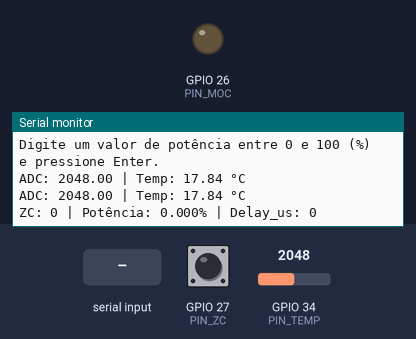
The sketch below on a simulated ESP32. On the bench: output pins drawn as LEDs (lit = HIGH), the last lines printed to the serial monitor. The test bench sets the inputs (shaded band); at power-on: GPIO 34 (PIN_TEMP) = 2048, GPIO 27 (PIN_ZC) HIGH (analog values on the 0–4095 scale).

Above: at 1.2 s.
1.3 s: GPIO 34 (PIN_TEMP) set to 60
At 1.9 s:
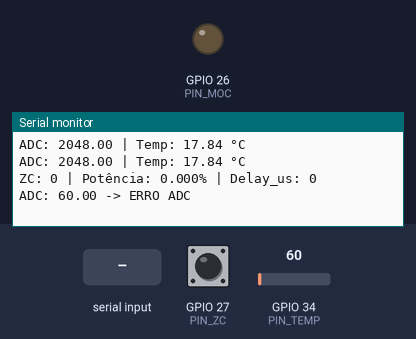
3.5 s: "90,45\n" received over Serial
At 4.4 s:
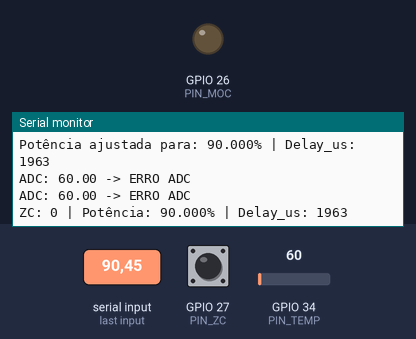

The sketch:

SistemaTermico.ino
```cpp
#include <math.h>

// ==== PINAGEM ESP32 ====
const uint8_t PIN_ZC   = 27;   // zero-cross (H11AA1)
const uint8_t PIN_MOC  = 26;   // MOC3023
const uint8_t PIN_TEMP = 34;   // NTC
#define PIN_NTC PIN_TEMP;

// ==== Controle de fase ====
volatile unsigned long semiStartUs = 0;
volatile bool newSemi = false;

// Contagem / debug zero-cross
volatile unsigned long lastZeroUs = 0;
volatile unsigned long zeroCount  = 0;

// Atraso de disparo
const unsigned long MIN_DELAY_US = 100;
const unsigned long MAX_DELAY_US = 9900;

unsigned long delay_us = MAX_DELAY_US;
float powerPercent = 0.0;

// --- Termistor ---
const double R_NOMINAL = 10000.0;
const double R_SERIE   = 13850.0;
const double BETA      = 3950.0;
const double T_NOMINAL = 298.15;
const int    AMOSTRAS  = 20;

// ===== Converte powerPercent em delay_us =====
void updateDelayFromPower()
{
  if (powerPercent < 0.0f)   powerPercent = 0.0f;
  if (powerPercent > 100.0f) powerPercent = 100.0f;

  if (powerPercent == 0.0f) {
    delay_us = 0; // não dispara o trigger
    return;
  }
  float u = powerPercent / 100.0f;
  u = u * u;  // "gamma" = 2.0 (mais suave no começo)
  delay_us = MAX_DELAY_US - (unsigned long)(u * (MAX_DELAY_US - MIN_DELAY_US));
}

// ===== ISR ZERO CROSS =====
void IRAM_ATTR onZeroCross() {
  unsigned long now = micros();
  // filtro de ruído / bounces
  if (now - lastZeroUs > 8500) {
    semiStartUs = now;
    newSemi     = true;
    zeroCount++;
  }
  lastZeroUs = now;
}

void setup() {
  Serial.begin(115200);

  pinMode(PIN_ZC,  INPUT_PULLUP);
  pinMode(PIN_MOC, OUTPUT);
  digitalWrite(PIN_MOC, LOW);

  pinMode(PIN_TEMP, INPUT);
  analogReadResolution(12);     // ADC 0..4095

  attachInterrupt(digitalPinToInterrupt(PIN_ZC), onZeroCross, FALLING);

  Serial.println("=== Dimmer ESP32 + Termistor ===");
  Serial.println("Digite um valor de potência entre 0 e 100 (%) e pressione Enter.");
  updateDelayFromPower();
}

// ======================= LOOP =========================
void loop() {
  // 1) CONTROLE DE FASE / TRIGGER  --------------------
  if (newSemi) {
    newSemi = false;
    if (powerPercent > 0.0f && delay_us > 0) {
      unsigned long fireTime = semiStartUs + delay_us;
      // espera até chegar na posição
      while ((long)(micros() - fireTime) < 0) { }
      digitalWrite(PIN_MOC, HIGH);
      delayMicroseconds(100);
      digitalWrite(PIN_MOC, LOW);
    }
  }

  // 2) LEITURA DO SERIAL PRA DEFINIR POTÊNCIA --------
  if (Serial.available() > 0) {
    String input = Serial.readStringUntil('\n');
    input.trim();
    if (input.length() > 0) {
      float val = input.toFloat();
      if (val >= 0.0f && val <= 100.0f) {
        powerPercent = val;
        updateDelayFromPower();
        Serial.print("Potência ajustada para: ");
        Serial.print(powerPercent, 3);
        Serial.print("% | Delay_us: ");
        Serial.println(delay_us);
      } else {
        Serial.println("Digite um valor entre 0 e 100.");
      }
    }
  }

  // 3) LEITURA DO TERMISTOR -----------
  static unsigned long lastTempMs = 0;
  if (millis() - lastTempMs > 500) {
    lastTempMs = millis();

    long soma_adc = 0;
    for (int i = 0; i < AMOSTRAS; i++) {
      soma_adc += analogRead(PIN_TEMP);
    }
    double adc_medio = soma_adc / (double)AMOSTRAS;

    Serial.print("ADC: ");
    Serial.print(adc_medio);

    if (adc_medio < 100 || adc_medio > 4000) {
      Serial.println(" -> ERRO ADC");
    } else {
      double resistencia_ntc =
        R_SERIE * (adc_medio / (4095.0 - adc_medio));
      double temperatura_kelvin =
        1.0 / ( (1.0 / T_NOMINAL) + (log(resistencia_ntc / R_NOMINAL) / BETA) );
      double temperatura_celsius = temperatura_kelvin - 273.15;

      Serial.print(" | Temp: ");
      Serial.print(temperatura_celsius);
      Serial.println(" °C");
    }
  }

  // 4) DEBUG DO DIMMER --------------------------------
  static unsigned long lastSendMs = 0;
  if (millis() - lastSendMs > 1000) {
    lastSendMs = millis();
    Serial.print("ZC: ");
    Serial.print(zeroCount);
    Serial.print(" | Potência: ");
    Serial.print(powerPercent, 3);
    Serial.print("% | Delay_us: ");
    Serial.println(delay_us);
  }
}
```

Measured:
- after the input at 1.3 s, the serial monitor: prints a new line after 0.21 s (image 1)
- after the input at 3.5 s, the serial monitor: prints a new line at once (image 2)
